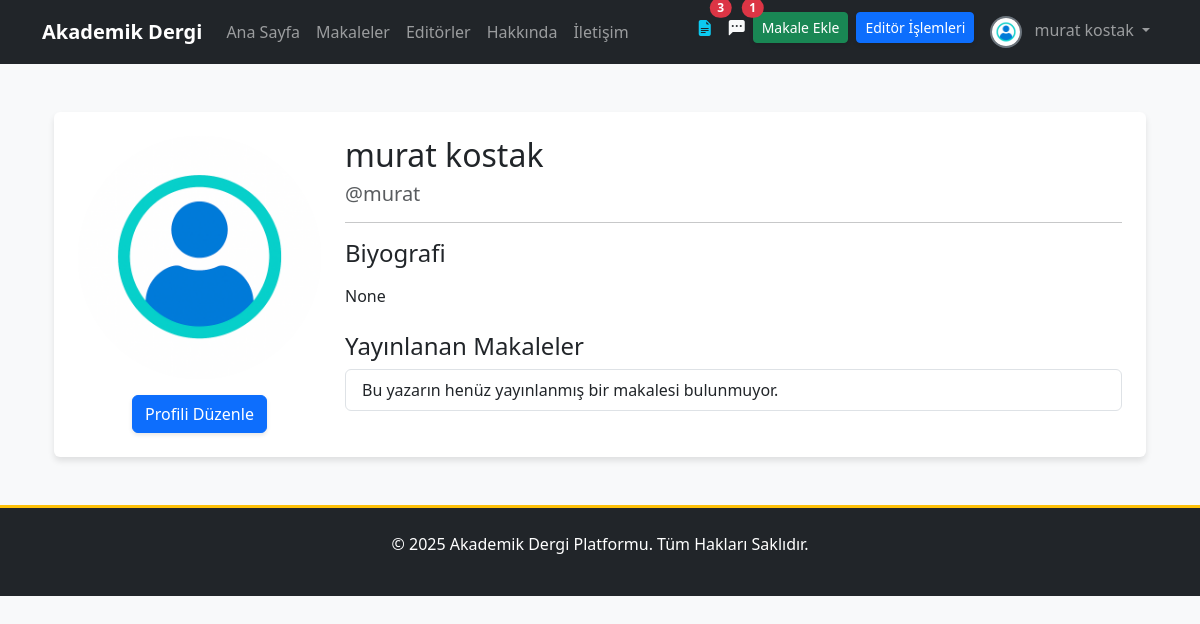
Page /users/profil/ (signed in) on the earlier database version.
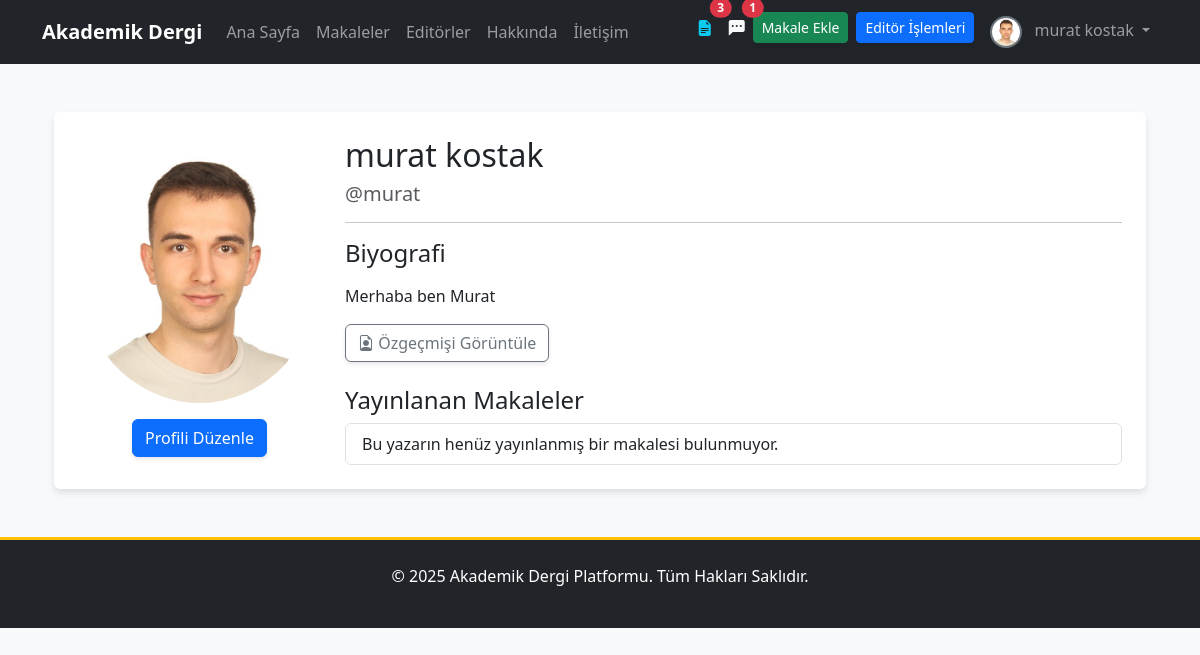
Same page on the later database version.
### apps/users/models.py (models this page shows, shortened)
class User(AbstractUser):
    email = models.EmailField(unique=True, verbose_name="E-posta Adresi")
    biyografi = models.TextField(blank=True, null=True, verbose_name="Biyografi")
    profile_resmi = models.ImageField(
        upload_to=profile_pic_path,
        default='profile_pics/default.png',
        verbose_name="Profil Resmi"
    )
    resume = models.FileField(
        upload_to=resume_path,
        blank=True,
        null=True,
        verbose_name="Özgeçmiş (PDF)"
    )
    is_editor = models.BooleanField(default=False, verbose_name="Editör Yetkisi")
    goster_editorler_sayfasinda = models.BooleanField(
        default=False,
        verbose_name="Editörler Sayfasında Gösterilsin mi?"
    )
    def get_full_name(self):
        return f"{self.first_name} {self.last_name}".strip()

### apps/users/views.py (the view)
# urls.py: path('profil/', ProfilView.as_view(), name='profil'),
class ProfilView(LoginRequiredMixin, DetailView):
    model = User
    template_name = 'users/profil.html'
    context_object_name = 'profil_kullanici'
    def get_object(self, queryset=None):
        username = self.kwargs.get('username')
        if username:
            return User.objects.get(username=username)
        return self.request.user

### apps/core/context_processors.py (called while the page is built)
def notification_context(request):
    if not request.user.is_authenticated:
        return {}
    user = request.user
    context = {}
    if user.is_superuser:
        context['unread_messages_count'] = IletisimFormu.objects.filter(cevaplandi=False).count()
    else:
        context['unread_messages_count'] = 0
    if user.is_superuser or user.is_editor:
        context['draft_articles_count'] = Makale.objects.filter(goster_makaleler_sayfasinda=False).count()
    else:
        context['draft_articles_count'] = 0
    context['unread_notes_count'] = Makale.objects.filter(
        yazarlar__user_hesabi=user,  # Doğru sorgu: Yazar modeli üzerinden kullanıcı hesabına ulaş
        admin_notu_okundu=False
    ).exclude(admin_notu__isnull=True).exclude(admin_notu__exact='').count()
    return context

### templates/users/profil.html (shortened to what this page needs)
{% extends "base.html" %}
{% block content %}
<div class="container mt-5">
    <div class="card p-4">
        <div class="row">
            <div class="col-md-3 text-center">
                <img src="{{ profil_kullanici.profile_resmi.url }}" class="img-fluid rounded-circle mb-3" alt="Profil Resmi">
                {% if request.user == profil_kullanici %}
                <a href="{% url 'profil_duzenle' %}" class="btn btn-primary">Profili Düzenle</a>
                {% endif %}
            </div>
            <div class="col-md-9">
                <h2>{{ profil_kullanici.get_full_name }}</h2>
                <h5 class="text-muted">@{{ profil_kullanici.username }}</h5>
                <hr>
                <h4>Biyografi</h4>
                <p>{{ profil_kullanici.biyografi|linebreaks|default:"Kullanıcı henüz bir biyografi eklememiş." }}</p>
                {% if profil_kullanici.resume %}
                    <a href="{{ profil_kullanici.resume.url }}" target="_blank" class="btn btn-outline-secondary"><i class="bi bi-file-earmark-person"></i> Özgeçmişi Görüntüle</a>
                {% endif %}
                <h4 class="mt-4">Yayınlanan Makaleler</h4>
                <ul class="list-group">
                    {% for makale in profil_kullanici.makaleler.all %}
                        {% if makale.goster_makaleler_sayfasinda %}
                            <li class="list-group-item">
                                <a href="{% url 'makale_detail' makale.slug %}" class="text-decoration-none">{{ makale.baslik }}</a>
                            </li>
                        {% endif %}
                    {% empty %}
                        <li class="list-group-item">Bu yazarın henüz yayınlanmış bir makalesi bulunmuyor.</li>
                    {% endfor %}
                </ul>
            </div>
        </div>
    </div>
</div>
{% endblock %}

### templates/base.html (shortened to what this page needs)
{% load static %}
<!DOCTYPE html>
<html lang="tr">
<head>
    <link href="https://cdn.jsdelivr.net/npm/bootstrap@5.3.3/dist/css/bootstrap.min.css" rel="stylesheet">
    <link rel="stylesheet" href="https://cdn.jsdelivr.net/npm/bootstrap-icons@1.11.3/font/bootstrap-icons.min.css">
    <link rel="stylesheet" href="{% static 'css/style.css' %}">
</head>
<body>
    {% include 'partials/_navbar.html' %}
    <main class="container mt-4">
        {% block content %}
        {% endblock %}
    </main>
    {% include 'partials/_footer.html' %}
</body>
</html>

### templates/partials/_navbar.html (shortened to what this page needs)
<nav class="navbar navbar-expand-lg navbar-dark bg-dark">
    <div class="container">
        <a class="navbar-brand" href="{% url 'anasayfa' %}">Akademik Dergi</a>
        <div class="collapse navbar-collapse" id="navbarNav">
            <ul class="navbar-nav me-auto mb-2 mb-lg-0">
                <li class="nav-item"><a class="nav-link" href="{% url 'anasayfa' %}">Ana Sayfa</a></li>
                <li class="nav-item"><a class="nav-link" href="{% url 'makale_list' %}">Makaleler</a></li>
                <li class="nav-item"><a class="nav-link" href="{% url 'editorler' %}">Editörler</a></li>
                <li class="nav-item"><a class="nav-link" href="{% url 'hakkinda' %}">Hakkında</a></li>
                <li class="nav-item"><a class="nav-link" href="{% url 'iletisim' %}">İletişim</a></li>
            </ul>
            <ul class="navbar-nav ms-auto">
                {% if user.is_authenticated %}
                    {% if user.is_superuser or user.is_editor %}
                        {% if draft_articles_count > 0 %}
                        <li class="nav-item">
                            <a href="{% url 'dashboard:editor_panel' %}?status=draft" class="nav-link position-relative text-info" title="Taslak Makaleler">
                                <i class="bi bi-file-earmark-text-fill"></i>
                                <span class="position-absolute top-0 start-100 translate-middle badge rounded-pill bg-danger">{{ draft_articles_count }}</span>
                            </a>
                        </li>
                        {% endif %}
                    {% endif %}
                    {% if unread_notes_count > 0 %}
                    <li class="nav-item">
                        <a href="{% url 'makalelerim' %}" class="nav-link position-relative text-light">
                            <i class="bi bi-chat-left-dots-fill"></i>
                            <span class="position-absolute top-0 start-100 translate-middle badge rounded-pill bg-danger">{{ unread_notes_count }}</span>
                        </a>
                    </li>
                    {% endif %}
                    <li class="nav-item"><a href="{% url 'makale_ekle' %}" class="btn btn-success btn-sm me-2 mt-1">Makale Ekle</a></li>
                    {% if user.is_editor and not user.is_superuser %}
                    <li class="nav-item"><a href="{% url 'dashboard:editor_panel' %}" class="btn btn-primary btn-sm me-2 mt-1">Editör İşlemleri</a></li>
                    {% endif %}
                    <li class="nav-item dropdown">
                        <a class="nav-link dropdown-toggle" href="#" id="navbarDropdown" role="button" data-bs-toggle="dropdown" aria-expanded="false">
                            <img src="{{ user.profile_resmi.url }}" alt="{{ user.username }}" class="rounded-circle me-2" style="width:32px; height:32px; object-fit:cover;">
                            {{ user.get_full_name|default:user.username }}
                        </a>
                    </li>
                {% endif %}
            </ul>
        </div>
    </div>
</nav>

### templates/partials/_footer.html
<footer class="bg-dark text-white text-center p-4 mt-5">
    <div class="container">
        <p>&copy; {% now "Y" %} Akademik Dergi Platformu. Tüm Hakları Saklıdır.</p>
    </div>
</footer>

### static/css/style.css (style rules this page uses)
body { font-family: 'Segoe UI', Roboto, 'Helvetica Neue', Arial, sans-serif; background-color: #f8f9fa; transition: background-color 0.3s; }
.navbar-dark .navbar-nav .nav-link { transition: color 0.2s ease-in-out; }
.navbar-brand { font-weight: bold; }
.navbar .dropdown-toggle img { border: 2px solid #6c757d; transition: transform 0.2s; }
.btn { transition: all 0.3s ease; box-shadow: 0 2px 4px rgba(0,0,0,0.1); }
.card { transition: transform 0.3s ease, box-shadow 0.3s ease; border: none; box-shadow: 0 4px 6px rgba(0,0,0,0.1); }
footer { border-top: 3px solid #ffc107; }

Differences in the rows shown:
changed User "murat kostak": profile_resmi: picture added in place of a placeholder; biyografi "None" → "Merhaba ben Murat"
Other differences:
text now shown: "Özgeçmişi Görüntüle"
